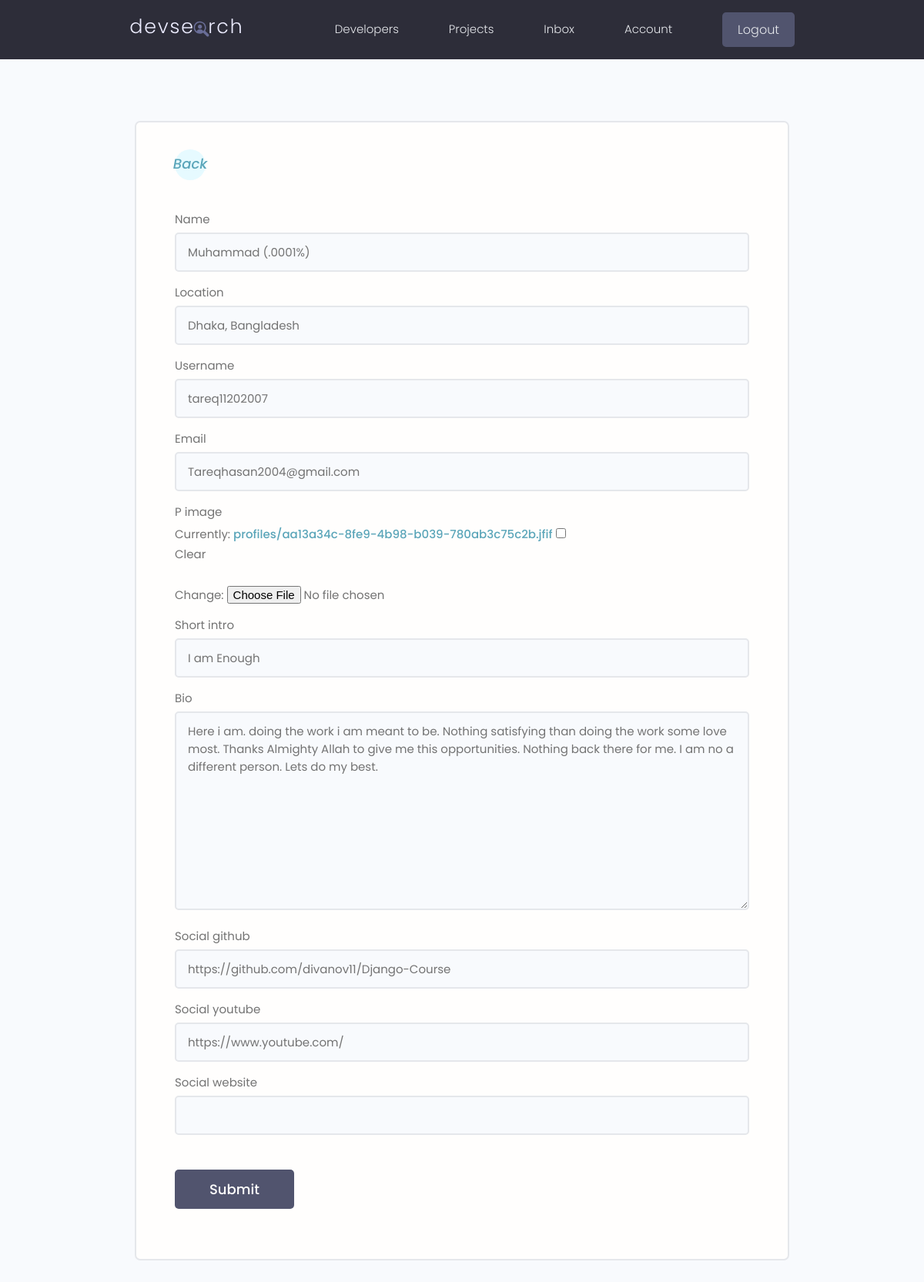
The page /edit-account/ (signed in) on the database its author committed.
### users/models.py (models this page shows, shortened)
class Profile(models.Model):
    user = models.OneToOneField(User, on_delete=models.CASCADE, null=True, blank=True)
    name = models.CharField(max_length=200, null=True, blank=True)
    location = models.CharField(max_length=200, null=True, blank=True)
    username =models.CharField(max_length=200, null=True, blank=True)
    email = models.EmailField(max_length=100, null=True, blank=True)
    p_image = models.ImageField(upload_to='profiles/',default='profiles/udf.png', null=True, blank=True)
    short_intro = models.CharField(max_length=200, null=True, blank=True)
    bio = models.TextField(null=True, blank=True)
    social_github= models.CharField(blank=True, null=True, max_length=200)
    social_youtube= models.CharField(blank=True, null=True, max_length=200)
    social_website= models.CharField(blank=True, null=True, max_length=200)
    created = models.DateTimeField(auto_now_add=True)
    id = models.UUIDField(primary_key=True, unique=True, default=uuid4, editable=False)
    class Meta:
        ordering = ['created']

### users/views.py (the view)
# urls.py: path('edit-account/', views.editAccount, name='edit-account'),
@login_required(login_url='login')
def editAccount(request):
    profile = request.user.profile
    form = ProfileForm(instance=profile)
    if request.method == "POST":
        form = ProfileForm(request.POST, request.FILES, instance=profile)
        if form.is_valid():
            form.save()
            return redirect('account')
    context = {'form': form}
    return render(request, 'users/account-form.html', context)

### users/forms.py
class ProfileForm(ModelForm):
    class Meta:
        model = Profile
        fields = '__all__'
        exclude = ['user']
    def __init__(self, *args, **kwargs):
        super(ProfileForm, self).__init__(*args, **kwargs)
        for name , field in self.fields.items():
            field.widget.attrs.update({'class':'input'})

### users/templates/users/account-form.html (shortened to what this page needs)
{% extends 'main.html' %}
{% block content %}
<main class="formPage my-xl">
    <div class="content-box">
        <div class="formWrapper">
            <a class="backButton" href="{% url 'account' %}"><i class="im im-angle-left">Back</i></a>
            <br>
            <form class="form" method="post" action="{% url 'edit-account' %}" enctype="multipart/form-data">
                 {% for field in form %}
                <div class="form__field">
                     <label for="formInput#text">{{field.label}} </label>
                     {{field}}
                </div>
                {% endfor %}
                <input class="btn btn--sub btn--lg  my-md" type="submit" value="Submit" />
            </form>
        </div>
    </div>
</main>
{% endblock %}

### static/styles/app.css (style rules this page uses)
:root { --color-sub: #2d2d39; }
.btn--sub { background-color: var(--color-sub-light); }
.content-box { width: 95%; max-width: 85rem; margin: 0 auto; }
.backButton { background: var(--color-main-light); color: var(--color-main); width: 4rem; height: 4rem; display: flex; align-items: center; justify-content: center; border-radius: 50%; }
.backButton i { font-size: 1.8rem; }
.formPage .formWrapper { list-style: none; background: var(--color-white); padding: 3.5rem 5rem; border: 2px solid var(--color-light); border-radius: 0.7rem; }

### static/uikit/styles/modules/_variables.css (style rules this page uses)
:root { --color-main: #5aa5b9; --color-main-light: #e6faff; --color-sub: #3f4156; --color-sub-light: #51546e; --color-sub-lighter: #ededfd; --color-text: #737373; --color-gray: #8b8b8b; --color-light: #e5e7eb; --color-light-gray: #767676; --color-bg: #f8fafd; --color-white: #fffefd; --color-white-light: #f3f3f3; --color-success: #359e64; --color-success-bg: #def8e8; --color-error: #fc4b0b; --color-error-bg: #fff2ee; --font-base: 'Poppins', arial, helvetica, 'Segoe UI', roboto, ubuntu, sans-serif; --font-monospace: 'Fira Code', 'Courier New', courier, monospace; --font-regular: 300; --font-medium: 500; --font-bold: 700; --generic-shadow: 1px 1px 5px #00000010; --generic-transition: all 0.3s ease-in-out; }

### static/uikit/styles/modules/_base.css (style rules this page uses)
* { margin: 0; padding: 0; box-sizing: border-box; text-rendering: optimizeLegibility; color: inherit; font-size: inherit; }
html { font-size: 50%; }
@media only screen and (min-width: 480px) { html { font-size: 56.25%; } }
@media only screen and (min-width: 1200px) { html { font-size: 62.5%; } }
body { line-height: 1.6; font-weight: 400; font-size: 1.5rem; color: var(--color-text); background-color: var(--color-bg); min-height: 100vh; }

### static/uikit/styles/modules/_typography.css (style rules this page uses)
* { font-family: var(--font-base); }
a { padding-bottom: 2px; text-decoration: none; display: inline-block; color: var(--color-main); font-weight: var(--font-medium); }

### static/uikit/styles/modules/_utilities.css (style rules this page uses)
.my-md { margin: 3rem auto; }
.my-xl { margin: 8rem auto; }

### static/uikit/styles/modules/_button.css (style rules this page uses)
.btn { display: inline-block; position: relative; cursor: pointer; background-color: var(--color-light); font-weight: var(--font-medium); color: var(--color-sub); text-decoration: none; padding: 1rem 2rem; border-radius: 0.5rem; border: none; width: -webkit-fit-content; width: -moz-fit-content; width: fit-content; height: -webkit-fit-content; height: -moz-fit-content; height: fit-content; font-size: 1.6rem; outline-width: 0; outline-color: transparent; -webkit-backface-visibility: hidden; backface-visibility: hidden; transition: all 0.3s ease-in-out; }
.btn--sub { background-color: var(--color-sub); color: var(--color-white); }
.btn--lg { font-size: 1.8rem; padding: 1.2rem 4.5rem; }

### static/uikit/styles/modules/_form.css (style rules this page uses)
.form { display: block; }
.form__field { margin-top: 1.5rem; margin-bottom: 1.5rem; }
.form__label, .form__field > label { display: block; margin-bottom: 0.5rem; color: var(--color-text); }
input.input[type='text'], input.input[type='email'], input.input[type='password'], input.input[type='number'], textarea.input { min-width: 24rem; width: 100%; padding: 1.2rem 1.5rem; border-radius: 0.5rem; border: 2px solid var(--color-light); transition: all 0.3s ease-in-out; background-color: var(--color-bg); }

### rows shown on the page
Profile: form "Muhammad (.0001%)" "Dhaka, Bangladesh" "tareq11202007" "Tareqhasan2004@gmail.com" "I am Enough" "Here i am. doing the work i am meant to be. Nothing satisfying than doing the work some love most. Thanks Almighty Allah to give me this opportunities. Nothing back there for me. I am no a different person. Lets do my best." "https://github.com/divanov11/Django-Course" "https://www.youtube.com/"

### other values the page prints
{{ field.label }} "Name" "Location" "Username" "Email" "P image" "Short intro" "Bio" "Social github" "Social youtube" "Social website"
